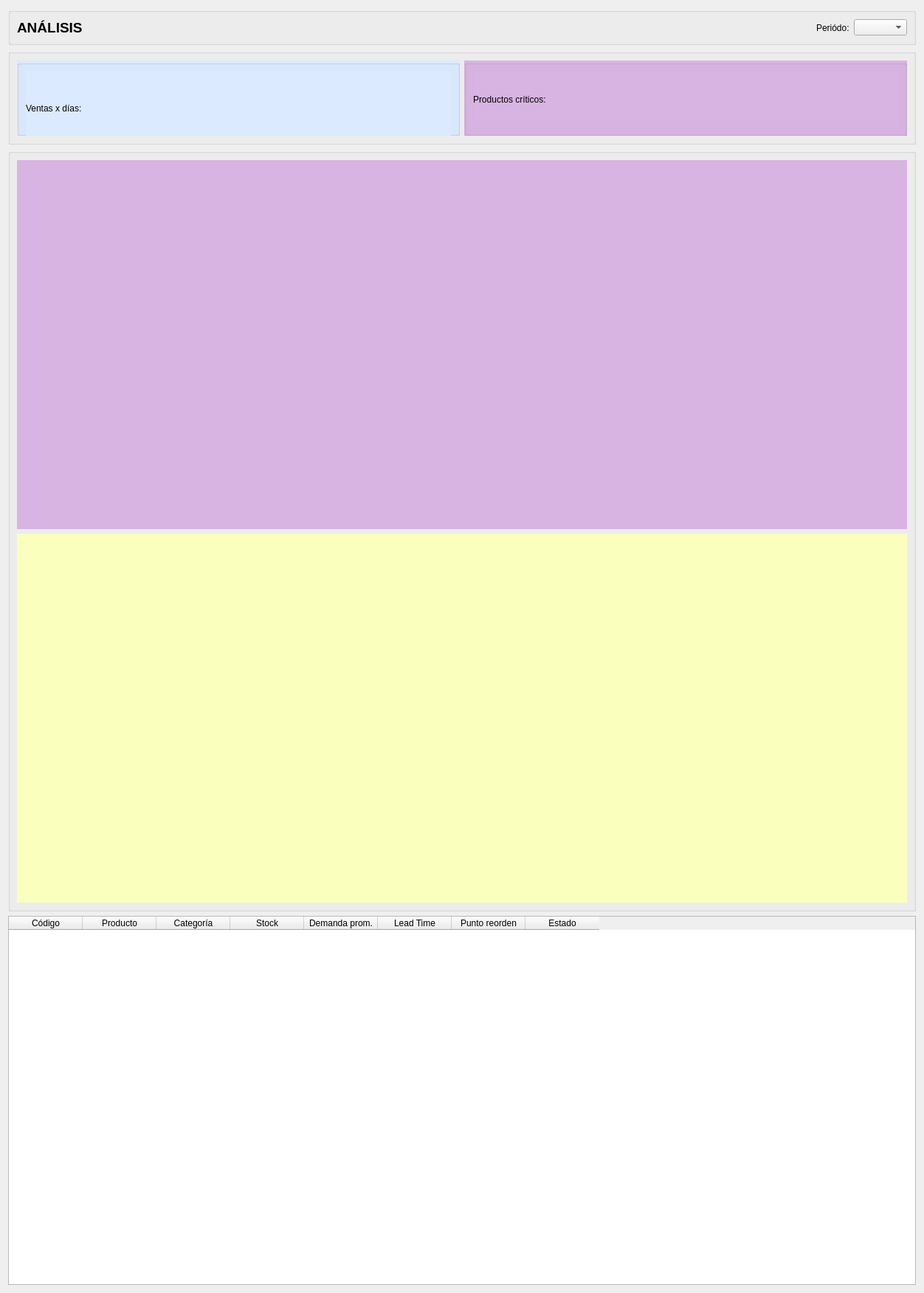
          <widget class="QWidget" name="scrollAreaWidgetContentsAnalisis">
           <property name="geometry">
            <rect>
             <x>0</x>
             <y>0</y>
             <width>1252</width>
             <height>1719</height>
            </rect>
           </property>
           <layout class="QVBoxLayout" name="verticalLayout_5">
            <item>
             <widget class="QGroupBox" name="gboxSuperiorAnalisis">
              <property name="title">
               <string/>
              </property>
              <layout class="QHBoxLayout" name="horizontalLayout">
               <item>
                <widget class="QLabel" name="labelAnalisis">
                 <property name="font">
                  <font>
                   <pointsize>14</pointsize>
                   <bold>true</bold>
                  </font>
                 </property>
                 <property name="styleSheet">
                  <string notr="true">max-height: 50px;</string>
                 </property>
                 <property name="text">
                  <string>ANÁLISIS</string>
                 </property>
                </widget>
               </item>
               <item>
                <spacer name="horizontalSpacer">
                 <property name="orientation">
                  <enum>Qt::Orientation::Horizontal</enum>
                 </property>
                 <property name="sizeHint" stdset="0">
                  <size>
                   <width>977</width>
                   <height>11</height>
                  </size>
                 </property>
                </spacer>
               </item>
               <item>
                <widget class="QLabel" name="labelPeriodoAnalisis">
                 <property name="styleSheet">
                  <string notr="true">max-height: 50px;</string>
                 </property>
                 <property name="text">
                  <string>Periódo:</string>
                 </property>
                </widget>
               </item>
               <item>
                <widget class="QComboBox" name="comboPeriodoAnalisis"/>
               </item>
              </layout>
             </widget>
            </item>
            <item>
             <widget class="QGroupBox" name="gboxResumenAnalisis">
              <property name="title">
               <string/>
              </property>
              <layout class="QHBoxLayout" name="horizontalLayout_3">
               <item>
                <widget class="QGroupBox" name="gboxVentasTotal">
                 <property name="styleSheet">
                  <string notr="true">background-color: #dbeafe;
min-height: 100px;</string>
                 </property>
                 <property name="title">
                  <string/>
                 </property>
                 <layout class="QGridLayout" name="gridLayout_7">
                  <item row="0" column="0">
                   <widget class="QLabel" name="labelVentasxDia">
                    <property name="styleSheet">
                     <string notr="true">font: 700 12pt &quot;Segoe UI&quot;;</string>
                    </property>
                    <property name="text">
                     <string>Ventas x días: </string>
                    </property>
                   </widget>
                  </item>
                 </layout>
                </widget>
               </item>
               <item>
                <widget class="QGroupBox" name="gboxProductosCriticos">
                 <property name="styleSheet">
                  <string notr="true">background-color: rgb(216, 180, 226)
;</string>
                 </property>
                 <property name="title">
                  <string/>
                 </property>
                 <layout class="QGridLayout" name="gridLayout_6">
                  <item row="0" column="0">
                   <widget class="QLabel" name="labelProductosCriticos">
                    <property name="styleSheet">
                     <string notr="true">font: 700 12pt &quot;Segoe UI&quot;;</string>
                    </property>
                    <property name="text">
                     <string>Productos críticos: </string>
                    </property>
                   </widget>
                  </item>
                 </layout>
                </widget>
               </item>
              </layout>
             </widget>
            </item>
            <item>
             <widget class="QGroupBox" name="gboxGraficos">
              <property name="title">
               <string/>
              </property>
              <layout class="QVBoxLayout" name="verticalLayout_8">
               <item>
                <widget class="QChartView" name="chartProductosmasVendidos" native="true">
                 <property name="sizePolicy">
                  <sizepolicy hsizetype="Preferred" vsizetype="Preferred">
                   <horstretch>40</horstretch>
                   <verstretch>0</verstretch>
                  </sizepolicy>
                 </property>
                 <property name="minimumSize">
                  <size>
                   <width>0</width>
                   <height>500</height>
                  </size>
                 </property>
                 <property name="maximumSize">
                  <size>
                   <width>5000</width>
                   <height>5000</height>
                  </size>
                 </property>
                 <property name="styleSheet">
                  <string notr="true">background-color: rgb(216, 180, 226);

</string>
                 </property>
                </widget>
               </item>
               <item>
                <widget class="QChartView" name="chartVentas" native="true">
                 <property name="sizePolicy">
                  <sizepolicy hsizetype="Preferred" vsizetype="Preferred">
                   <horstretch>40</horstretch>
                   <verstretch>0</verstretch>
                  </sizepolicy>
                 </property>
                 <property name="minimumSize">
                  <size>
                   <width>0</width>
                   <height>500</height>
                  </size>
                 </property>
                 <property name="maximumSize">
                  <size>
                   <width>5000</width>
                   <height>5000</height>
                  </size>
                 </property>
                 <property name="styleSheet">
                  <string notr="true">background-color: rgb(250, 255, 189);</string>
                 </property>
                </widget>
               </item>
              </layout>
             </widget>
            </item>
            <item>
             <widget class="QTableWidget" name="tableAnalisis">
              <property name="minimumSize">
               <size>
                <width>0</width>
                <height>500</height>
               </size>
              </property>
              <column>
               <property name="text">
                <string>Código</string>
               </property>
              </column>
              <column>
               <property name="text">
                <string>Producto</string>
               </property>
              </column>
              <column>
               <property name="text">
                <string>Categoría</string>
               </property>
              </column>
              <column>
               <property name="text">
                <string>Stock</string>
               </property>
              </column>
              <column>
               <property name="text">
                <string>Demanda prom.</string>
               </property>
              </column>
              <column>
               <property name="text">
                <string>Lead Time</string>
               </property>
              </column>
              <column>
               <property name="text">
                <string>Punto reorden</string>
               </property>
              </column>
              <column>
               <property name="text">
                <string>Estado</string>
               </property>
              </column>
             </widget>
            </item>
           </layout>
          </widget>
